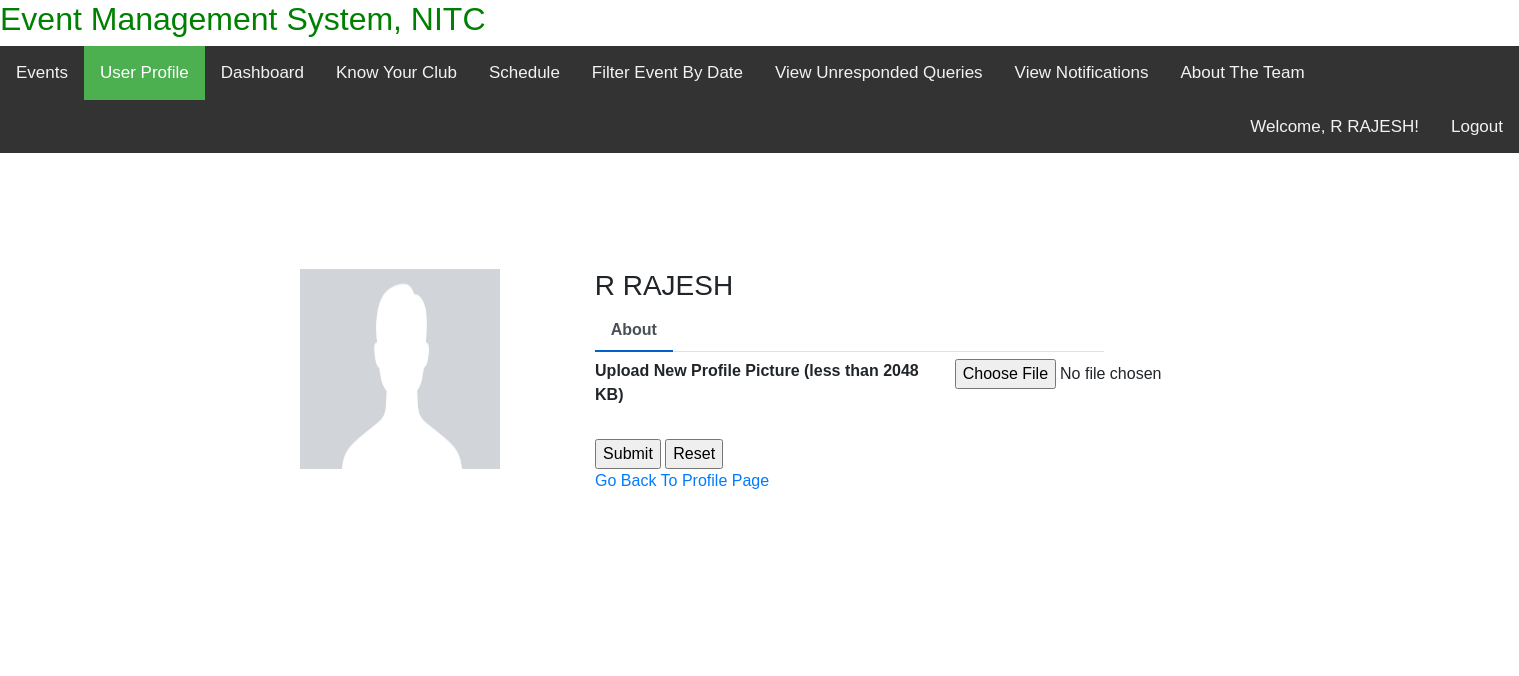
Screenshot of /User/changedp.php (signed in) with the database file from the repository.
### tables this page shows
CREATE TABLE IF NOT EXISTS `user_authentication` (
  `UserId` char(9) NOT NULL,
  `Password` varchar(64) NOT NULL,
  PRIMARY KEY (`UserId`)
);

CREATE TABLE IF NOT EXISTS `user` (
  `UserId` char(9) NOT NULL,
  `Display_Name` varchar(64) NOT NULL,
  `Picture` varchar(100) DEFAULT 'Profiles/default.jpeg',
  `Last_Login_Info` datetime DEFAULT CURRENT_TIMESTAMP ON UPDATE CURRENT_TIMESTAMP,
  `Registered_Name` varchar(64) NOT NULL,
  `Contact_No` varchar(15) DEFAULT NULL,
  `Mail_Id` varchar(128) DEFAULT NULL,
  PRIMARY KEY (`UserId`)
);

### User/changedp.php (the view, shortened to what this page needs)
<!DOCTYPE html>
<html lang="en">
<head>
<link rel="stylesheet" href="css/bootstrap.min.css">
<link href="//maxcdn.bootstrapcdn.com/bootstrap/4.1.1/css/bootstrap.min.css" rel="stylesheet" id="bootstrap-css">
</head>
<body>
     <div class="topnahv">
    <h3 style="color:green; font-size:2rem; font-family: Verdana,sans-serif;" >Event Management System, NITC</h3>
</div>
<div class="topnav">
  <a href="loggedinpage.php">Events</a>
  <a class = "active" href="profile.php">User Profile</a>
  <a href="dashboard.php">Dashboard</a>
  <a href="kyc.php">Know Your Club</a>
  <a href="schedule.php">Schedule</a>
  <a href="filterdate.php">Filter Event By Date</a>
  <a href="view_sent_queries.php">View Unresponded Queries</a>
  <a href="user_notifications.php">View Notifications</a>
  <a href="aboutus.php">About The Team</a>
<?php
if(isset($_SESSION["id"])) {
  ?>
  <div class="topnav-right">
    <a href="#"><?php echo "Welcome, ". $_SESSION["name"]."!"; ?></a>
    <?php
    }
    else{
?>
<a href="../login/login_user.php">You are not logged in</a>
<?php
    }
    ?>
    <a href="../login/logout.php">Logout</a>
  </div>
</div>
<br>
<?php
    $connect=mysqli_connect('localhost','root','','event_management_nitc');
    $ax = $_SESSION["id"];
    if(mysqli_connect_errno($connect))
    {
        echo 'Failed to connect to database: '.mysqli_connect_error();
    }
    else
    {
        $query1 = mysqli_query($connect,"SELECT u.UserId, u.Display_Name, u.Picture,
            u.Last_Login_Info,u.Registered_name, u.Contact_No, u.Mail_Id, ua.Password
            from user as u
            join user_authentication as ua
            on u.UserId = ua.UserId
            where u.UserId='$ax'") or die("Error: " . mysqli_error($connect));
        $row1=mysqli_fetch_array($query1);
    }
?>
<div class="container emp-profile">
                <div class="row">
                    <div class="col-md-4">
                        <div class="profile-img">
                            <img src= <?php $msg1 =  "../".$row1[2]; echo $msg1; ?> id="responsive-image" alt=""/>
                        </div>
                    </div>
                    <div class="col-md-6">
                        <div class="profile-head">
                                    <h3>
                                        <?php
                                        echo $row1[4]; ?>
                                    </h3>
                            <ul class="nav nav-tabs" id="myTab" role="tablist">
                                <li class="nav-item">
                                    <a class="nav-link active" id="home-tab" data-toggle="tab" href="#home" role="tab" aria-controls="home" aria-selected="true">About</a>
                                </li>
                            </ul>
                        </div>
                    </div>
                </div>
                <form enctype="multipart/form-data" action="changedp.php" method="POST">
                <div class="row" id="page5">
                    <div class="col-md-8">
                        <div class="tab-content profile-tab" id="myTabContent">
                            <div class="tab-pane fade show active" id="home" role="tabpanel" aria-labelledby="home-tab">
                                <div class="row">
                                    <div class="col-md-6">
                                        <label>Upload New Profile Picture (less than 2048 KB)</label>
                                    </div>
                                    <div class="col-md-6">
                                        <input type= "file" id = "file" name = "file" />
                                    </div>
                                </div>
                                <br>
                                <input type="submit" value="Submit" name="submit"/>
                                <input type="reset" value="Reset"/> <br>
                                <a href = "profile.php">Go Back To Profile Page</a>
                            </div>
                        </div>
                    </div>
                </div>
            </form>
        </div>
</body>
</html>

### User/changedp.php (style rules this page uses)
body { margin: 0; font-family: Arial, Helvetica, sans-serif; }
.topnav { overflow: hidden; background-color: #333; }
.topnav a { float: left; color: #f2f2f2; text-align: center; padding: 14px 16px; text-decoration: none; font-size: 17px; }
.topnav a.active { background-color: #4CAF50; color: white; }
.topnav-right { float: right; }
.emp-profile { padding: 3%; margin-top: 3%; margin-bottom: 3%; border-radius: 0.5rem; background: #fff; }
.profile-img { text-align: center; }
.profile-img img { width: 70%; height: 100%; }
.profile-head .nav-tabs { margin-bottom:5%; }
.profile-head .nav-tabs .nav-link { font-weight:600; border: none; }
.profile-head .nav-tabs .nav-link.active { border: none; border-bottom:2px solid #0062cc; }
.profile-tab label { font-weight: 600; }
#page5 { position:relative; left:360px; bottom:110px; }
#responsive-image { width: 200px; height: 200px; }

### rows the page displays
user_authentication: UserId.Picture (placeholder picture), UserId.Registered_Name "R RAJESH"

### other values shown
$_SESSION["name"] "R RAJESH"
